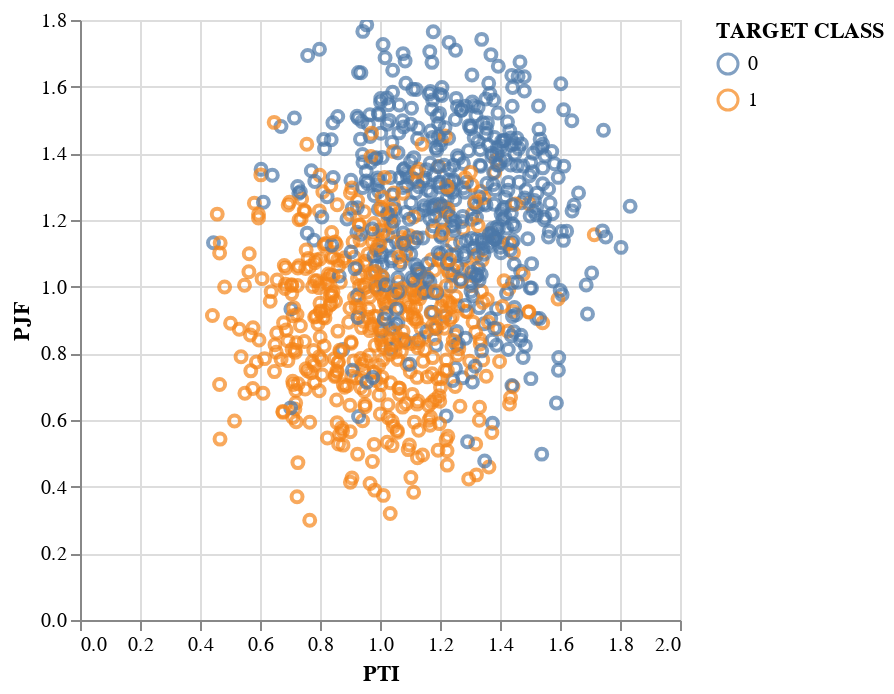

The notebook cell this image was saved under:
### Code cell
scatter_chart = alt.Chart(df).mark_point().encode(
    x='PTI',
    y='PJF',
    color='TARGET CLASS:N',  # ':N' denotes a nominal (categorical) data type
    tooltip=['PJF', 'PTI', 'TARGET CLASS']
).interactive()  # This makes the chart interactive

# Display the chart
scatter_chart

### Figure 1 — Vega-Lite specification as saved in the notebook (floating-point values rounded to 4 significant figures; data arrays with more than 128 entries replaced by an {"elided": "..."} marker saying what was removed)
{"config": {"view": {"continuousWidth": 300, "continuousHeight": 300}}, "data": {"name": "data-298cb737deb2f47f978306597a3b6735"}, "mark": {"type": "point"}, "encoding": {"color": {"field": "TARGET CLASS", "type": "nominal"}, "tooltip": [{"field": "PJF", "type": "quantitative"}, {"field": "PTI", "type": "quantitative"}, {"field": "TARGET CLASS", "type": "quantitative"}], "x": {"field": "PTI", "type": "quantitative"}, "y": {"field": "PJF", "type": "quantitative"}}, "params": [{"name": "param_3", "select": {"type": "interval", "encodings": ["x", "y"]}, "bind": "scales"}], "$schema": "https://vega.github.io/schema/vega-lite/v5.8.0.json", "datasets": {"data-298cb737deb2f47f978306597a3b6735": {"elided": "1000 records"}}}
